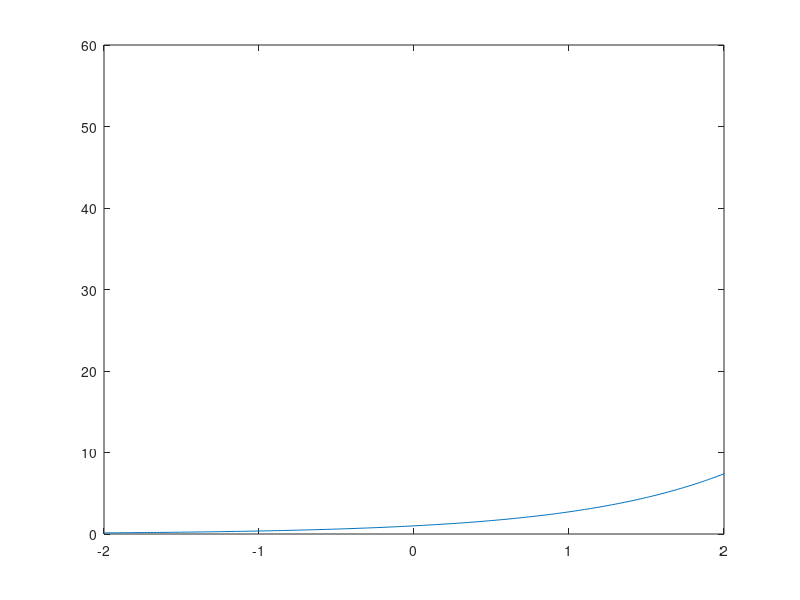

MATLAB code for this plot: (Note: this script raises an error after producing the figure.)
%% Introduction to MATLAB
% Christian Groll
%
% Seminar für Finanzökonometrie, Ludwig-Maximilians-Universität 
% München. 
%
% All rights reserved.

%%
% The following script presents an introduction to basic MATLAB
% commands. It shows how different types of variables can be
% handled and manipulated in MATLAB, as well as how MATLAB can 
% be used to produce graphical output. 

%% Numeric variables
% In MATLAB, an assignment of a certain value to a variable has 
% to be implemented with an equality sign, where any 
% expression on the right-hand side of the equality is assigned 
% to the variable which is specified on the left-hand side.
% Variable names in MATLAB have to start with a letter, which 
% can be followed by any number of letters, digits or
% underscores. Note that MATLAB is case sensitive, i.e. that
% lowercase and uppercase letters are distinguished.

% assign value 2 to a variable named x
x = 2


%%
% You can also see the effect of the assignment in the workspace
% window. The column "value" now shows a 2 next to the entry x.
% The same syntax also can be used when the value of a given
% variable shall be assigned to another variable.

% assign value of variable x to variable b
b = x

%%
% In order not to trigger an error, every variable on the 
% right-hand side of an equality sign already has to possess a 
% value.

% assignment with still undefined variable 
try
    d = c
catch err
    err.message
end
    
%%
% While the first expression assigns the value of the variable x
% to the variable b, execution of the second expression will lead
% to an error, since the variable on the left-hand side is not
% yet defined. Leaving the error untreated would force MATLAB to 
% stop the execution of the script, and throw an error message in
% red letters. 
% In order to avoid an abortion, the error is treated with a 
% try-catch construction at this point. To see the result of an 
% untreated error, just uncomment the following line and execute 
% the cell again.

% d = c

%%
% In order to assign a bundle of values to one variable, the
% values can be stored lined up horizontally or vertically, so
% that the containing variable becomes a vector. When values
% shall be lined up horizontally, MATLAB needs to know the index
% indicating the position of the value in the vector. Thereby the
% first position in a vector always gets index 1, contrary to
% 0 as in some other programming languages.

x(2) = 4

%%
% Assigning value 4 to the second position renders x into a
% 1x2 horizontal vector. 
% To meet larger generality, it is best to interpret scalar 
% values and vectors as special cases of the larger class of 
% matrices right away. Hence, any assignment needs two indices 
% to uniquely specify a position in a matrix.

x(1,2) = 4

%%
% Following the usual mathematical notation, the first index 
% refers to the vertical position, and the second index to the 
% horizontal position. 

x(2,1) = 3
x(2,2) = 4

%%
% Explained more precisely, the original assignment x = 2 actually
% performs two commands. First, the value 2 is assigned to the
% variable x. And second, the new value of the variable x is displayed
% in the command window.
%
% In order to prevent MATLAB from displaying the new state of a
% variable, each assignment has to be equipped with a semicolon
% at its end. Hence, displaying the new value of a variable after
% an assignment can be seen as something like a default setting,
% which has to be denied explicitly when it is not wanted.

% the following assignment is not displayed
x(2,2) = 8;

% to query the new value, type the variable name
x

%%
% Given that we assign a value outside of the already used 
% rectangular of indices, the matrix is automatically increased
% to include the new index, while elements of the enlarged matrix
% without specified values are automatically filled with zeros.

x(3,4) = 8

%%
% Note that MATLAB is forced to automatically enlargen the
% matrix, since it can only work with numerical variables of
% rectangular shape. An example with occurring error in case of
% misspecified matrix shape will follow at the end of the next 
% cell.

%%
% In order to simplify the assignment of a bunch of numbers, all
% matrix entries also can be assigned all at once. Be careful:
% the syntax in this case requires SQUARED brackets!
% Furthermore, the semicolons within the squared brackets tell 
% MATLAB to assign the next values to positions one row further
% down. 

% assigning multiple values at once
x = [1 2 0; 1 3 4; 2 2 2]


%%
% Note: for clarity one can also use commas in order to better
% delimit individual entries within a row.

x = [2, 3, 4; 1, 3, 1; 2, 2, 2]

%%
% As already mentioned, unequal dimensions produce an error.

try
    k = [2 2 2 2 2; 1 1; 4 4 4 4 4 4 4 4]
catch err
    err.message
end

%%
% Once a variable has been initialized through value assignments,
% there are several ways to find out all its values or the value 
% at any entry.
% The first way is to display the variable to the command window 
% by simply typing its name. However, when dealing with large 
% matrices, it is not convenient to let MATLAB display the 
% complete matrix. A preferable way is to let MATLAB display 
% only the entry required, which can be done by telling MATLAB 
% the variable name associated with an index in square brackets.

% get value at row 1, column 2
x(1,2)

%%
% A different way to find out any value of a variable is to use 
% the variable editor, which can be opened either by 
% double-clicking the variable's name in the workspace, or by 
% highlighting the variable's name, right-clicking and chosing 
% "Open".

%% Matrix Concatenation
% Since MATLAB originally was built on matrix calculations,
% MATLAB programs involve a lot of matrix manipulations.
% Therefore, MATLAB provides an auxiliary merging-operator, in
% order to facilitate merging and manipulation commands. This
% merging-operator is executed with squared brackets, and is able
% to horizontally or vertically concatenate matrices, which is 
% the process of joining small matrices to make bigger ones.
% Strictly speaking, an assignment of multiple values at once is 
% nothing else than horizontally and vertically glueing together 
% scalar values.

% glueing together values 3 and 4 horizontally, assigning to c
c = [3 4]

% two ways to add additional row
d = [3 4; 2 3];
d = [c; 2 3];

% glueing together block matrices
[[d; c] x]

%%
% In order to simplify code, some often used matrices can be 
% accessed by calling existing functions.

% determine matrix size
m = 2;
n = 3;

% create matrix containing ones
onesMatr = ones(m,n)

% create matrix containing zeros
zeroMatr = zeros(m,n)

% create matrix containing uniformly distributed random numbers 
unifMatr = rand(m,n)

%%
% In addition, MATLAB has an operator to create numerical
% sequences with constant increments. This operator is called
% with three numbers and two colons. 

% increments of size 2, starting at 1, ending at 11
1:2:11

% increments of size 5.5, starting at 14, ending at 40
14:5.5:40

%%
% In case of increments of size 1, one can also use the short
% notation involving only one colon together with a number
% specifying the starting value and a number specifying the
% ending value.

% increments of size 1, starting at 1, ending at 4
1:4

%%
% Both concatenation and the colon operator to create number
% sequences can be used to simultaneously retrieve information 
% about matrix entries. The basic notation here is that a vector
% at the first entry in square brackets refers to all rows
% involved, while a vector at the second entry refers to all
% columns involved. In doing so, the set of all indices involved 
% is given by the intersection of the specified rows and columns.

% display entries (1,3), (1,2) and (1,3) of x
[x(1,3) x(1,2) x(1,3)]

% same result, as intersection of row 1 with columns
x(1,[3 2 3])

% 2x2 upper block matrix
x([1 2],[1 2])

% using number sequence
x(1:2,1:2)

%%
% In cases of unknown matrix size, the last element also can be
% accessed with replacement statement "end".

% display last two rows and last two columns
x(2:end,2:end)
x(end-1:end,end-1:end)

%%
% Using the colon operator without additional numbers denotes
% either a complete row or a complete column of a matrix. 

% concatenate once the first and twice the third column of a
c = [x(:,1) x(:,3) x(:,3)];

% additionally append last row of x
c = [c; x(end,:)]

%%
% The same syntax also can be utilized to delete complete columns
% or rows from a matrix. Just specify the desired horizontal or
% vertical line via the colon operator, and assign an empty
% matrix to it.

% delete third row
c(:,3) = []

%% Matrix calculation
% MATLAB is able to perform the standard operations on matrices.

% addition
x = [2 3; 4 2];
b = [1; 2];
bMatr = b(1:2,[1 1])
c = x + bMatr

% subtraction
c = x - bMatr;

%%
% While addition and subtraction operate elementwise,
% matrix multiplication does not. Matrix multiplication is
% defined as scalar products of row and column vectors.

% multiplication of 2x2 matrix c with 2x1 vector b
matrProd1 = c*b
matrProd2 = [c(1,1)*b(1)+c(1,2)*b(2); c(2,1)*b(1)+c(2,2)*b(2)]

%%
% Matrix division is defined as inversion to matrix
% multiplication on square matrices.
matrProd = x*c

% retrieve C by reversion
matrProd/c
x

% this equals multiplication with inverse of c
matrProd*inv(c)

%% 
% However, when working with MATLAB in statistical applications, we
% usually interpret matrices as tables of data. Hence, performing
% matrix operations on matrices might not be the most natural way to
% process numeric variables. For example, let nSold denote a vector
% containing the number of sold products on consecutive days, while
% prices denotes a vector which contains the average achieved price
% per sale. We want to get a vector profits of same length as nSold
% and prices, containing the profits for each day.

% initialize sale vector
nSold = [2 3 2 1]

% initialize price vector
prices = [2.3 2.4 2.3 2.0]

% notation for elementwise multiplication
profits = nSold.*prices

%% 
% While addition and subtraction are the same for arrays and
% matrices, element-by-element operations on arrays have to be
% called with a dot in front of the operator.
% This rule also applies to some additional operators. Hence,
% element-wise division is called by ./, while exponentiating can
% be conducted with the .^ operator. Together with the numeric
% sequence operator, element-wise operations are very useful to
% evaluating functions on certain values and creating tables.
% For example, say you would have to evaluate the function 
% f(x)=3*x^2+7*x at values 1 to 10.

% init(ialize) grid for points that shall be evaluated
grid = 1:10;

% for each entry of grid, evaluate function per element-wise
% operations
grid 
squared = grid.^2
squaredScaled = 3*squared
scaled = 7*grid
vals = squaredScaled+scaled


%% Graphical output
% Whenever we need to visualize the graph of a function based on 
% existing tabulated values, we have to draw a line through the
% calculated values, thereby interpolating the function in
% between. The interpolated values are determined by MATLAB
% itself, so that we only have to pass the tabulated values to 
% MATLAB. One-dimensional functions usually are best visualized
% with the command plot, which draws a line through specified
% points. Since each point of the function is given by two
% coordinates (x- and y-value), the plot command also needs both
% dimensions as input.

% passing coordinates for each points to visualization function
plot(grid,vals)     % vector of x-values, vector of y-values

%%
% When using any graphical visualization command an additional
% window opens, which has to be understood as consisting of two 
% parts. The first part is the figure window itself. This part,
% for example, contains information about the size of the window 
% as well as about the reference number of the figure. The second
% part is an axes object, and can be seen as the white colored
% rectangle within the gray window. This axes object contains
% information about the used axes, where they begin and where 
% they end, and where additional ticks are shown in between.
% Furthermore, labels of the ticks, fontsizes of the labels as
% well as coordinates for the exact positioning of the white
% rectangle inside of the gray rectangle are properties of the
% axes object. These properties can not be accessed directly, 
% but have to be changed via methods performing on the object 
% (get() and set()).

%% Functions
% Besides the existing operators that can be used to data
% manipulation and calculation, MATLAB also includes functions
% that can be called. Usually, a call to a function requires some
% additional input handed over to the function and is associated
% with some output calculated by the function. For example,
% function exp() calculates the exponential function at a given
% value.

% calculate exponential function at point 3
exp(3)

% calculate log function at point 1
log(1)

%% 
% As already outlined above, financial applications usually 
% perform analysis on data, so that matrices rather have to be 
% seen as arrays or tables of data, instead of as matrices 
% expressing algebraic content. This way, element-wise operations
% become more accentuated, which is the reason that most built-in
% MATLAB functions accept matrices as input, where each entry
% will be processed by the function on its own. This way we can
% calculate more than one point of the exponential function at a
% time.

% init points where exp shall be evaluated
grid = -4:0.02:4;

% calculate associated function values
vals = exp(grid);

%%
% Using function size, we can see that the dimensions of the
% output vals complies with the dimensions of the input vector.
% This is not surprising, since exactly one function value has to
% be calculated for each point given in the input vector.

% get size of input
inputSize = size(grid) % first number: number of rows

% get size of output
outputSize = size(vals)

%% 
% Now the exponential function can be visualized in the known
% way.

% visualize function values
plot(grid,vals)

%%
% As a first example for manipulation of the axes object, suppose we
% wanted to shrink the section of the x-values depicted, which equals
% zooming into the picture. In order to apply a method to an axes
% object, we first have to specify the exact object. In this case, it
% is possible to refer to the axes object as current axes, since it is
% the last axes object that we created. This is done by gca (get
% current axes).

% use method set() on current axes, change property x-limits
set(gca,'xLim',[-2 2])

%%
% Before we will conduct a first meaningful application, we now
% shortly want to deal with a main problem in computer based
% applications. Suppose you want to perform a certain
% manipulation on your data. How do you know, whether there
% already exists a MATLAB function performing this task, and if
% there was any, how would you find it?
% One way is to use the lookfor command. With it, you can search
% the MATLAB documentary for certain keywords. MATLAB then will
% search the first line of the help text of all functions on the
% search path for a certain keyword.

% find a function that performs permutation on vector elements
lookfor permutation

%% 
% Another way would be to let MATLAB display all functions in a
% given category. For example, request all elementary matrices
% and matrix manipulation:

help elmat

%%
% Other category names would be "specfun" for special functions
% and "elfun" for elementary functions.
% Of course, an additional and usually worthwhile option would be
% to simply type some keywords into Google's search engine.

%% For-loops and linearization
% Now we want to plot the density function of a normal 
% distribution. The formular for the density function is given by
% f(x)=(2*pi*sigma)^(-0.5)*exp(-0.5*((x-mu)^2/sigma)). In the
% course of this application we also introduce the syntax for
% loops in MATLAB, and show their performance with a different
% approach using simple matrix calculations.
% A loop executes a series of commands for a pre-specified number
% of iterations. However, any loop usually needs a running
% variable that changes at each iteration. For example, if you
% want to store the results of your code inside the loop, you
% would have to adapt the index of your storing variable, in
% order to not overwrite your results.
% The syntax of loops is rather simple. Just type "for" to
% indicate the beginning of a loop, choose a running variable and
% specify a vector of values which will be taken by the running
% variable.


% init params
mu = 2;
sigma = 1.4;
grid = -2:0.01:6;

tic     % start MATLAB's stopwatch to return processing time of
        % for loop
for ii=1:numel(grid)   % Chronologically, for each point in grid.
                       % numel() returns number of elements
    x = grid(ii);      % current x-value for density evaluation
    y(ii) = (2*pi*sigma)^(-0.5)*exp(-0.5*((x-mu)^2/sigma));
        % adapt index of storing variable to avoid overwriting
end     % end of loop
time1 = toc;    % get time required to execute code from tic to 
                % toc and store it in variable time1
                
                
%% 
% While the code is very intuitive and simple, there are two main
% drawbacks with respect to performance.
% First, since you have not told MATLAB prior to the execution of
% the loop, how large your storing variable y will get, MATLAB
% will take any free space in its memory to store the variable y
% at the first run of the loop. However, since the required
% storage of y will increase during each loop, it could happen
% that y at some point will need more storage than what is 
% available at the previously chosen location in its memory. In
% consequence, MATLAB would have to take all stored results in y
% and shift them to another and bigger place in its memory, which
% is rather time-consuming. Therefore, you always should tell
% MATLAB beforehand how large your storage variable will get.
% And secondly, since MATLAB is optimized for matrix
% calculations, you always have to try to linearize your code in
% order to avoid for loops. Here is an improved version of the
% code, using element-wise function evaluations on grid:

tic
y = (2*pi*sigma)^(-0.5) * exp(-0.5*(grid-mu).^2/sigma);
time2 = toc;

% visualization to check for mistakes
plot(grid,y)

% calculate factor of performance improvement
factor = time1/time2;

% formatted output
fprintf('\nSecond code is faster with factor %3.3f\n',factor);
    % \n stands for change to new line 
    % %3.3f is the format for the ouput of the variable inserted

%% 
% Of course, such an important function is already implemented in
% MATLAB. Hence, the same results also can be obtained by

% y = normpdf(grid,mu,sigma);

%% 
% In order to further highlight the importance of preallocation,
% we will try a second example.

tic
N = 10e3;
x(1) = 1000;
for k=2:N
    x(k) = 1.05*x(k-1);
end
time1 = toc;

tic
N = 10e3;
x = zeros(N,1);
x(1) = 1000;
for k=2:N
    x(k) = 1.05*x(k-1);
end
time2 = toc;

fprintf('\nPart one takes %2.3d times longer.\n',time1/time2)

%%
% The same performance improvements also apply to the case of a
% two-dimensional normal distribution. However, we first
% introduce two further helpful operators in MATLAB. The first is
% the transpose operator, which forms the complex conjugate
% transpose of a matrix, i.e. it simply transposes matrices
% without complex part.

% init random matrix
x = rand(3)

% show transposition
transp = x'

%%
% The second operator is the vectorization operator. Applied to a
% matrix, it takes each column and attaches it at the bottom of
% the previous columns to get one large vector containing all
% entries of matrix a.

% vectorization, with subsequent transposition to keep displayed 
% output space-saving
x(:)'

%%
% These operations will prove useful in the performance-improved
% encoding of the two-dimensional density. But first we will
% implement the more easy way using for loops.

% init params
mu = [4; 0];    % vector containing both mean values
sigma = [1.5; 1];   % vector containing both standard deviations
rho = 0.5;      % correlation coefficient

% init grid
grid = -4:0.1:8;    % same grid will be used for both axes

% start stopwatch
tic

% preallocate storage matrix for better performance results
z = zeros(numel(grid),numel(grid));
xGrid = zeros(numel(grid),numel(grid)); % since we want to plot
yGrid = zeros(numel(grid),numel(grid)); % the results at the end,
            % grid coordinates and density values have to be
            % arranged in a matrix


% calculate values: for each x value, run through all y values
for ii=1:numel(grid) % loop for x coordinate / row vector
    for jj=1:numel(grid)    % loop for y coordinate / column vec.
        xGrid(jj,ii) = grid(ii);
        yGrid(jj,ii) = grid(jj);
        x = grid(ii);
        y = grid(jj);
        z(jj,ii)=(2*pi*sigma(1)*sigma(2)*sqrt(1-rho^2))^(-1)*...
            exp(-(1/(2*(1-rho^2)))*...
            ((x-mu(1))^2/sigma(1)^2+(y-mu(2))^2/sigma(2)^2-...
            2*rho*(x-mu(1))*(y-mu(2))/sigma(1)/sigma(2)));
            % Note: when plotting a matrix, row vectors will
            % appear in x-direction. Hence, the first for-loop
            % here calculates the values along the x-direction,
            % and the second along the y-direction.
    end
end
time1 = toc;

%%
% Vectorization for two-dimensional problems is quite more
% demanding than in the one-dimensional case. However, looking at
% the implemented for-loops in the cell above you can see that 
% you implicitly evaluated the density on all possible
% two-dimensional combinations of the values in the grid vector.
% Using a simple example helps to illustrate this.

exampleGrid = 1:3;
storageVar = [];
xGridExam = zeros(numel(exampleGrid)*[1 1]);
yGridExam = zeros(numel(exampleGrid)*[1 1]);
for ii=1:numel(exampleGrid)
    for jj=1:numel(exampleGrid)
        xGridExam(jj,ii) = exampleGrid(ii);
        yGridExam(jj,ii) = exampleGrid(jj);
        storageVar = [storageVar;...
            [exampleGrid(ii) exampleGrid(jj)]]; % attaches each 
                % new point combination below the previous ones
    end
end
storageVar
xGridExam
yGridExam

%% 
% In effect this code does the following: it choses the value of 
% the x-coordinate, holds it fixed, and runs through all 
% y-coordinate values.
% Since in graphical outputs of matrices the x-axis is defined as
% the row dimension, the code evaluates column after column of
% the final density value matrix.

%%
% We now have to achieve a similar result without using 
% for-loops. Lets first concentrate on the values of the
% x-coordinate matrix. In order to replicate this matrix, we just
% have to stick three times the original grid vector above each
% other. A very useful function for such a task is repmat, which
% stands for "replicate matrix", and allows you to form a block
% matrix consisting of smaller matrices which are replicates of a
% given matrix.

% example
x = [1 2; 3 4];

% 2 replicates of x above each other, 3 next to each other
repmat(x,2,3)

%% 
% Hence, the coordinate matrices are obtained by
xCoord = repmat(exampleGrid,3,1)
yCoord = repmat(exampleGrid',1,3)


%%
% Applying the same procedure to the original task:

% start stopwatch
tic

% create coordinate matrices
xGrid2 = repmat(grid,numel(grid),1);
yGrid2 = repmat(grid',1,numel(grid));

% evaluate density elementwise on grid matrices
z2 = (2*pi*sigma(1)*sigma(2)*sqrt(1-rho^2))^(-1)*...
           exp(-(1/(2*(1-rho^2)))*...
           ((xGrid2-mu(1)).^2/sigma(1)^2+...
           (yGrid2-mu(2)).^2/sigma(2)^2-...
           2*rho*(xGrid2-mu(1)).*...
           (yGrid2-mu(2))/sigma(1)/sigma(2)));
       
time2 = toc;       

% calculate factor of performance improvement
factor = time1/time2;

% formatted output
fprintf('\nSecond code is faster with factor %3.3f\n',factor);
    % \n stands for change to new line 
    % %3.3f is the format for the ouput of the variable inserted
       
%%
% check for deviations of previous results
deviations = [max(max(xGrid-xGrid2)),...
              max(max(yGrid-yGrid2)),...
              max(max(z-z2))]
       
%%
% Of course, the bivariate density function also exists in
% MATLAB.

% calculate covariance matrix
covVar = [sigma(1)^2 rho*sigma(1)*sigma(2); ...
            rho*sigma(1)*sigma(2) sigma(2)^2];
        
% using vectorized coordinates as input        
z3 = mvnpdf([xGrid(:) yGrid(:)],mu',covVar);
   
% reshape result to comparable size
z3 = reshape(z3,size(xGrid));

%%
% Visualization is obtained by using either mesh() or surf().
mesh(xGrid,yGrid,z)
xlabel(['x axis: mean value ' num2str(mu(1))])
ylabel(['y axis: mean value ' num2str(mu(2))])
title('bivariate normal density')

% fit axes to grid points evaluated
set(gca,'xLim',[grid(1) grid(end)],'yLim',[grid(1) grid(end)])
    
%% String variables
% String variables represent series of characters. In order to
% assign a string to a variable, the expression has to be
% enclosed with apostrophes. This way, MATLAB automatically
% defines the variable's type as string.

s = 'This is a string!'

%%
% Strings also can be packed into a matrix. However, a string in
% a matrix has to be interpreted as an array of individual
% characters. Hence, in order to pack two strings into a matrix,
% the string dimensions have to match the same way as the
% dimensions of row vectors have to match in a matrix with
% numeric entries.

s = ['abc';'cba']

%%
% Using strings of different lengths produces an error.

try
    t = ['abc'; 'abcd']
catch err
    err.message
end

%% Cell variables
% Cell arrays are used when variables of different types shall be
% stored in a single variable. For example, an entry in a cell 
% array can contain a numeric value as well as a matrix with 
% numeric entries. Furthermore, it can also obtain a string (an
% array of characters) or a structure variable. In contrast to
% the variable types so far, cell arrays are initialized using
% curled brackets!

c = {'abe','kdkdkd'}

c{2,1} = 4535

x = [2 3 2; 1 2 2; 4 5 6];
c{2,2} = x

%%
% Imagine, you wanted to store historic stock prices in a cell
% array. Hence, you could fill one entry with a string variable
% containing the name of the stock, one entry with a matrix of
% numeric values containing the closing prices and one entry with
% a matrix containing associated dates. One problem when working
% with cell arrays is, that you always have to keep track
% about the arrangement of the different variables in the cell
% array yourself! This way, your code becomes more error prone,
% since you could accidentially mix up the entries, and overwrite
% the stock prices, while you only wanted to change the name of
% the stock. 
% In order to improve the code with respect to this danger of
% confusions, MATLAB has come up with a way to store different
% data types, where the individual entries are not indexed with
% numbers, but with field names. Such variables are called
% structure variables.

%% Structure variables
% When using structure variables, individual fields are addressed
% by simple name extensions to the name of the variable.
% Consider a structure variabe stock1 containing stock 
% information.

stock1.name = 'BMW';

stock1.dates = ['01.02.2001';'02.02.2001';'03.02.2001'];

stock1.prices = [112; 114; 111];

stock1

%%
% In order to display the information of a structure variable,
% one has to use a similar syntax.

stock1.dates

%%
% The same syntax also has to be used when information of a field
% shall be assigned to a new variable. 

dates = stock1.dates





